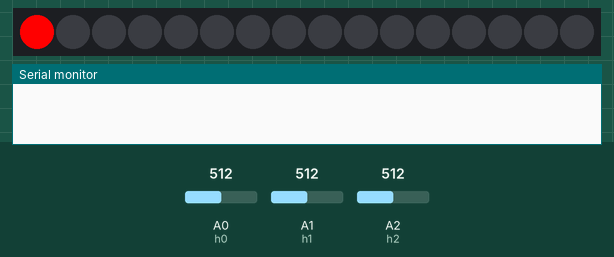
A sketch run on a simulated Arduino Uno, built with avr-gcc and run on an emulated ATmega328P. Parts: 16 RGB LEDs in strip order, left to right, the last lines printed to the serial monitor. Inputs (shaded band) come from the test bench; at power-on: A0 (h0) = 512, A2 (h2) = 512, A1 (h1) = 512.

Above: at 1.2 s.
1.3 s: A0 (h0) set to 716
At 2.5 s:
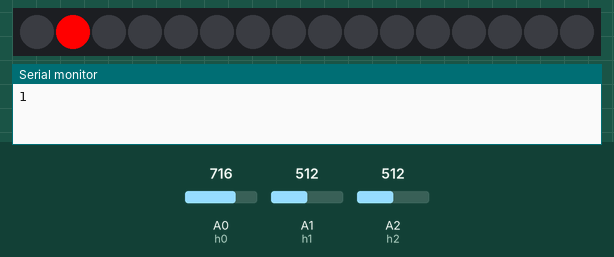
2.8 s: A2 (h2) set to 716
At 3.8 s:
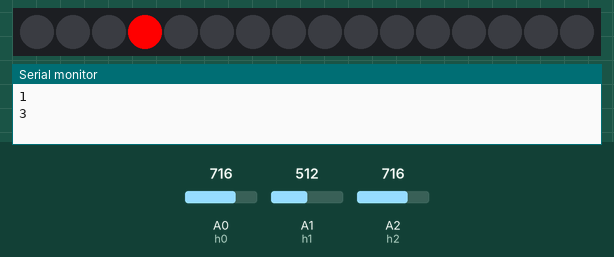
4.3 s: A0 (h0) set to 511
At 4.9 s:
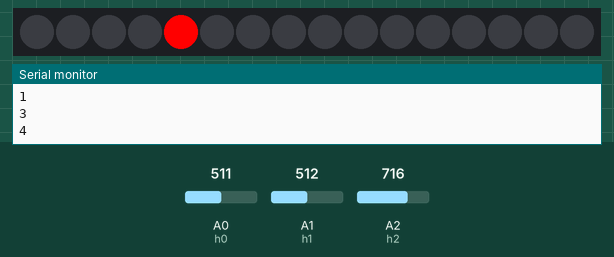
5.8 s: A1 (h1) set to 716
At 6.1 s:
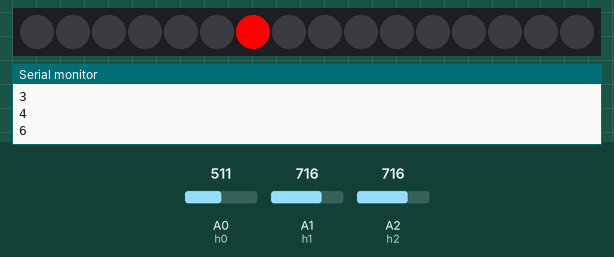
7.3 s: A1 (h1) set to 1023
At 8.4 s:
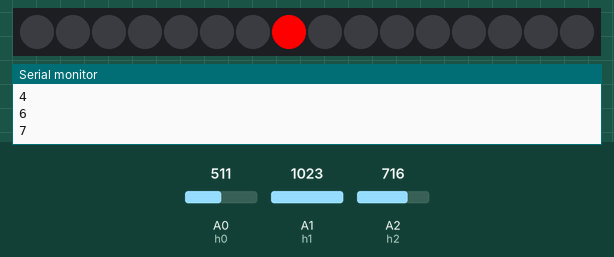
8.8 s: A2 (h2) set to 1023
At 9.6 s:
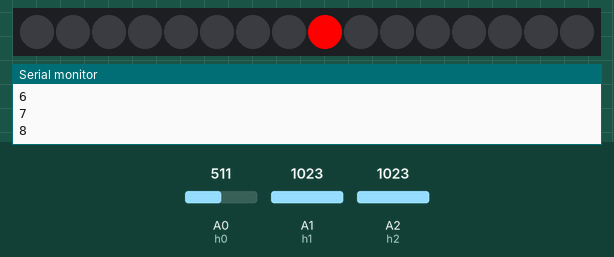
Timing chart, 0 to 11.3 s (numbered marks = the images above; inputs shaded):
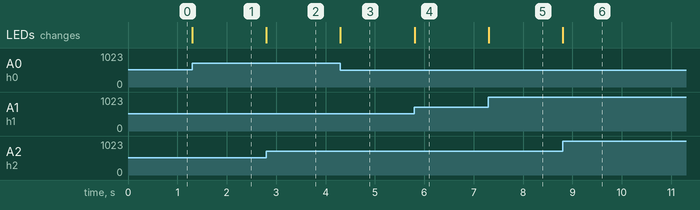

The sketch:

hd_rotary_ledstrip.ino
```cpp
/*
HD rotary with ledStrip

HD code from Oscurato: https://code.google.com/p/oscurato
*/

// led strip defines
#include "FastLED.h"
#define NUM_LEDS 16
#define DATA_PIN 4
CRGB leds[NUM_LEDS];

//HD variables
int h0 = A0;
int h1 = A1;
int h2 = A2;

int actual = -1;
int encActual = -1;
int lastActual = 0;
int mapped = 0;


void setup(){
  Serial.begin(115200);
   FastLED.addLeds<NEOPIXEL, DATA_PIN>(leds, NUM_LEDS);
}

void loop(){
  hd();
  int ledIndex = mapped;
  int hue = map(mapped, 0, 15, 0, 255);
    for(int i = 0;i<NUM_LEDS;i++){
      if(i < ledIndex){
         leds[i] = CRGB::Black;
      } else if(i == ledIndex){
        //set red
        leds[i] = CRGB::Red;

        //setGlow(i);
      } else {
        leds[i] = CRGB::Black;
      }
    }
    FastLED.show();
}


void hd() {
  if (interpolate()){
    if(actual != lastActual){
      //Serial.println(actual);
      Serial.println(mapped);
    }
    lastActual = actual;


  }
}

int readEncoder() {
  int p1 = analogRead(h0);
  int p2 = analogRead(h1);
  int p3 = analogRead(h2);

  if (p1+p2+p3==0)
    return -1;

  int l = p1+p2+p3;
  int x = (p2-p3)*86;
  int y = p1*100 - (p2+p3)*50;
  int p=-1;
  if (y>0) {
    if (abs(x) < y*57/100)
      p=0;
    else
      p=(x<0) ? 5 : 1;
  }
  else {
    if (abs(x) < -y*57/100)
      p=3;
    else
      p=(x<0) ? 4 : 2;
  }
  return p;
}

boolean interpolate() {
  int delta[] = {
    -1, -2, 0, +2, +1, 0, -1, -2, 0, +2, +1
  };
  int v = readEncoder();
  if (v==-1)
    return false;
  if (actual==-1) {
    actual = 0;
    encActual = v;
    return true;
  }

  int d = delta[v-encActual+5];
  actual += d;
  mapped += d;
  if(mapped > 15){
     mapped = 0;
  } else if (mapped < 0) {
    mapped = 15;
  }
  encActual = v;
  return true;
}
```

Measured:
- after the input at 1.3 s, the LEDs: change at once (image 1)
- after the input at 2.8 s, the LEDs: change at once (image 2)
- after the input at 4.3 s, the LEDs: change at once (image 3)
- after the input at 5.8 s, the LEDs: change at once (image 4)
- after the input at 7.3 s, the LEDs: change at once (image 5)
- after the input at 8.8 s, the LEDs: change at once (image 6)
